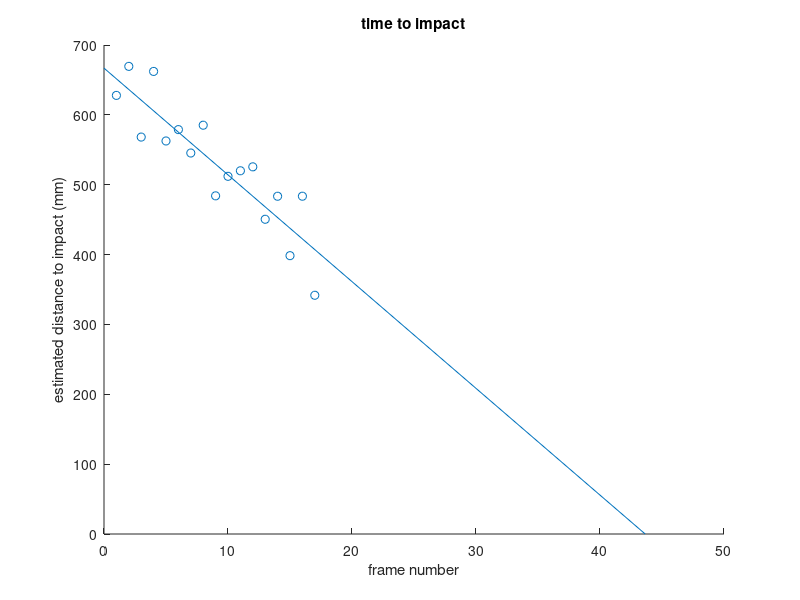

Source code (MATLAB):
close all;
clear;

distance = [41.1716,43.8966,37.2594,43.4215,36.8929,37.9595,35.7629,38.3734,31.743,33.5749,34.0959,34.4657,29.5435,31.7048,26.1274,31.708,22.4097];
% distance = [41.735,44.6964,37.0125,41.997,34.517,38.8371,34.1898,36.4787,31.5758,32.331,31.1395,31.9571,28.0487,28.2873,26.8464,27.4564,23.9823];
% distance = [44.2376,46.9524,39.1015,44.3418,37.0119,40.5749,38.5246,38.1082,31.596,34.9731,31.8693,34.5226,28.1356,28.8966,28.6267,28.6069,25.4737];
distance = distance * 15.25;

frame = 1:1:length(distance);

scatter(frame,distance);

F = polyfit(frame, distance, 1);

b = F(2);
m = F(1);
Y0 = -b/m

hold on;

plot([0, Y0], [b, 0]);
title('time to impact');
xlabel('frame number');
ylabel('estimated distance to impact (mm)');
